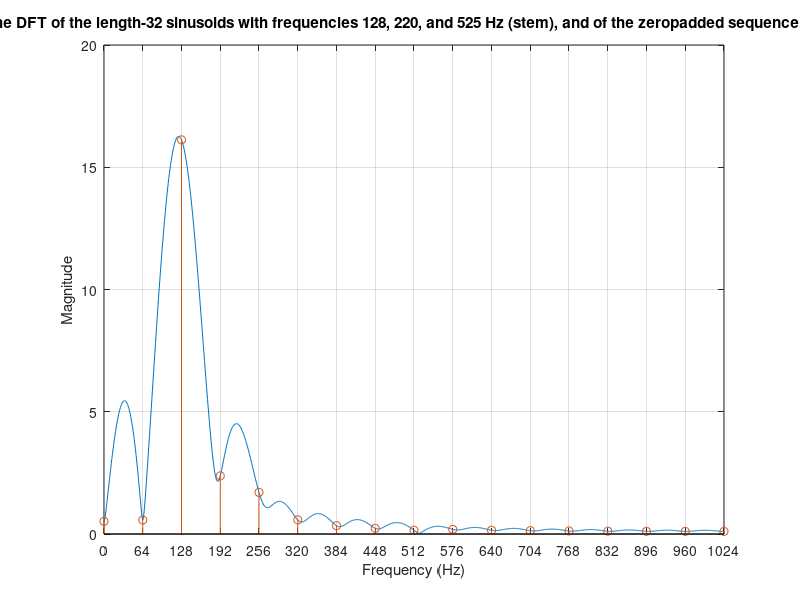

Recreate this plot in MATLAB.
% DFT
clear all
N=32; % Number of samples
N2=2048; % Number of samples
Fs=2048; % Samples per second
ts=1/Fs; % Sampling rate
n=0:N-1; % Discrete time axis with 32 samples
n2=0:N2-1; % Discrete time axis with 1024 samples
x=sin(2*pi*128*n*ts)+0.2*sin(2*pi*220*n*ts)+0.01*cos(2*pi*525*n*ts); % Sampled sinusoid
y = fft(x); % Discrete Fourier transform
y0 = fft(x, N2); % 1024-point FFT with zero-padding;
m = abs(y); % Absolute value of y
m0 = abs(y0); % Absolute value of y0
f = n*Fs/N; % Frequency vector
f0 = n2*Fs/N2; % Frequency vector

close all
plot(f0,m0) % Plot Frequency against Magnitude
hold on
stem(f,m) % Stem plot of Frequency against Magnitude
xlim([0 Fs/2]); % set x-axis limits
xticks([0:Fs/N:Fs/2]) % Set x-axis tick values
xlabel('Frequency (Hz)') % Label x-axis
ylabel('Magnitude') % Label y-axis
grid on
title('The DFT of the length-32 sinusoids with frequencies 128, 220, and 525 Hz (stem), and of the zeropadded sequence (line).'); % Plot title
saveas(gcf, 'Task1_3', 'png')
shg

